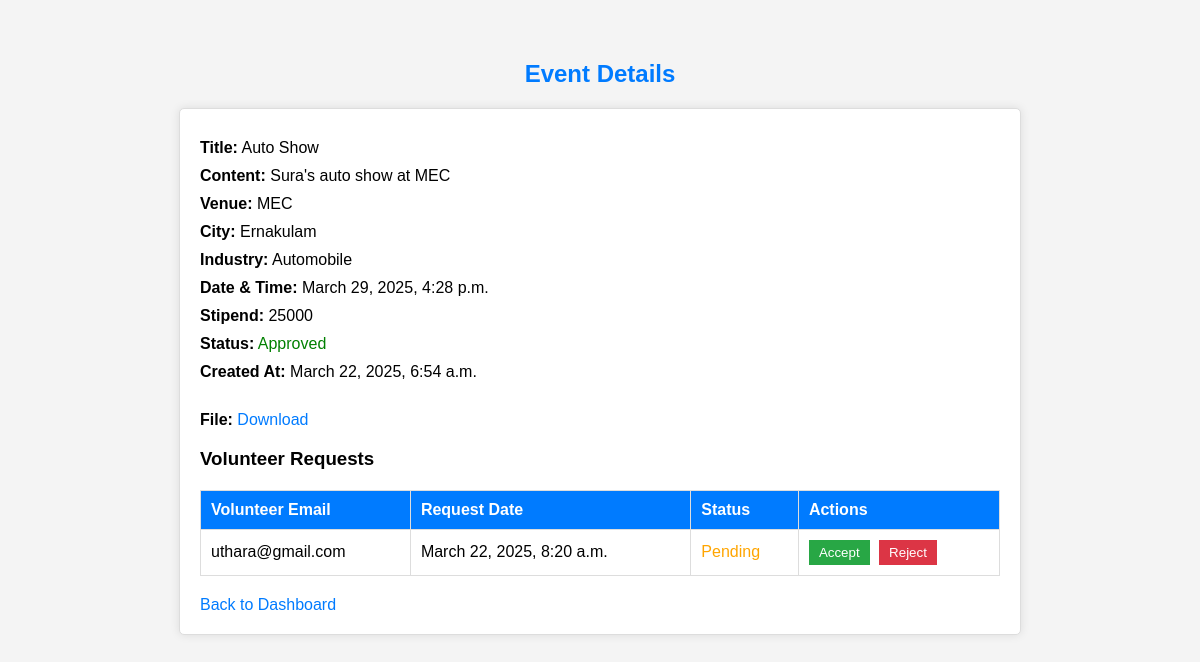
The page /User/event-detail/1/ (signed in) on the database as committed earlier.
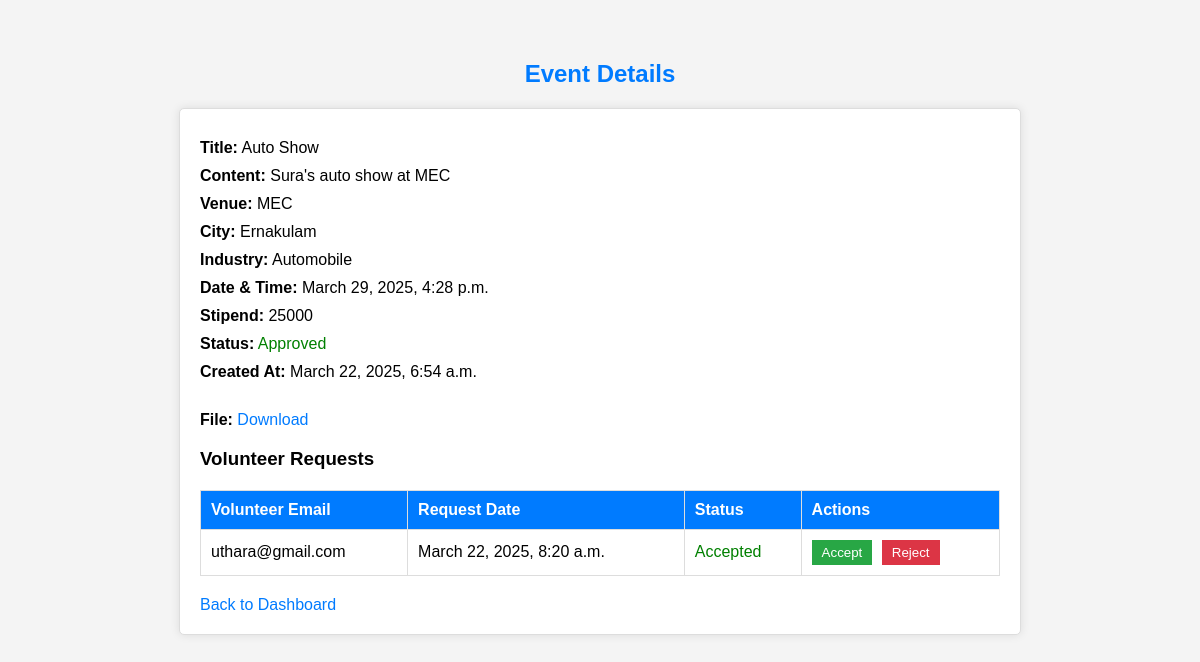
The same page on the database as committed later.
### User/models.py (models this page shows)
class tbl_request(models.Model):
    request_datetime = models.DateTimeField(auto_now_add=True)
    event = models.ForeignKey(tbl_event, on_delete=models.CASCADE, related_name='requests')
    user = models.ForeignKey(tbl_user, on_delete=models.CASCADE, related_name='volunteer_requests')
    request_status = models.IntegerField(default=0)

### Guest/models.py (models this page shows)
class tbl_user(models.Model):
    user_email = models.EmailField(max_length=50, unique=True)
    user_name = models.CharField(max_length=50, null=True, blank=True)
    user_username = models.CharField(max_length=50, null=True, blank=True)
    user_contact = models.CharField(max_length=10, null=True, blank=True)
    user_address = models.CharField(max_length=100, null=True, blank=True)
    user_password = models.CharField(max_length=128, null=True, blank=True)  # Store hashed password
    user_city = models.ForeignKey(tbl_city, on_delete=models.CASCADE, null=True)
    user_photo = models.FileField(upload_to='assets/File/user/', null=True, blank=True)
    user_gender = models.CharField(max_length=100, null=True, blank=True)
    user_bio = models.TextField(null=True, blank=True)
    user_links = models.TextField(null=True, blank=True)  # Store as JSON (GitHub, LinkedIn, etc.)
    user_degree_type = models.CharField(max_length=50, null=True, blank=True)
    user_institution = models.CharField(max_length=100, null=True, blank=True)
    user_field_of_study = models.CharField(max_length=100, null=True, blank=True)
    user_graduation_month = models.IntegerField(null=True, blank=True)  # Store as month number (1-12)
    user_graduation_year = models.IntegerField(null=True, blank=True)  # Store as year (YYYY)
    user_emergency_name = models.CharField(max_length=100, null=True, blank=True)
    user_emergency_phone = models.CharField(max_length=15, null=True, blank=True)
    user_organization_name = models.CharField(max_length=100, null=True, blank=True)
    user_job_title = models.CharField(max_length=100, null=True, blank=True)
    user_industry = models.CharField(max_length=100, null=True, blank=True)
    user_location = models.CharField(max_length=100, null=True, blank=True)
    user_official_address = models.CharField(max_length=200, null=True, blank=True)
    user_official_contact_number = models.CharField(max_length=15, null=True, blank=True)
    is_basic_profile_complete = models.BooleanField(default=False)
    is_volunteer_profile_complete = models.BooleanField(default=False)
    is_organizer_profile_complete = models.BooleanField(default=False)
    user_type = models.CharField(max_length=10, choices=USER_TYPES, default='volunteer')

### User/views.py (the view, shortened to what this page needs)
# urls.py: path('event-detail/<int:event_id>/', views.event_detail, name='event_detail'),
def event_detail(request, event_id):
    if 'u_id' not in request.session:
        return redirect('Guest:login')
    user = tbl_user.objects.get(id=request.session['u_id'])
    if user.user_type != "organizer":
        return redirect('Guest:user_who')
    try:
        event = tbl_event.objects.get(id=event_id, user=user)
    except tbl_event.DoesNotExist:
        return render(request, 'User/event_detail.html', {'error': "Event not found or you don’t have access."})
    requests = tbl_request.objects.filter(event=event).select_related('user')
    return render(request, 'User/event_detail.html', {
        'event': event,
        'requests': requests
    })

### User/templates/User/event_detail.html (shortened to what this page needs)
<!DOCTYPE html>
<html lang="en">
<head>
</head>
<body>
    <h2>Event Details</h2>
    {% if event %}
        <div class="event-details">
            <p><strong>Title:</strong> {{ event.event_title }}</p>
            <p><strong>Content:</strong> {{ event.event_content }}</p>
            <p><strong>Venue:</strong> {{ event.event_venue }}</p>
            <p><strong>City:</strong> {{ event.event_city.name }}</p>
            <p><strong>Industry:</strong> {{ event.industry.industry_name }}</p>
            <p><strong>Date & Time:</strong> {{ event.event_datetime }}</p>
            <p><strong>Stipend:</strong> {{ event.event_stipend }}</p>
            <p><strong>Status:</strong>
                <span class="{% if event.event_status == 0 %}status-pending{% elif event.event_status == 1 %}status-approved{% else %}status-rejected{% endif %}">
                    {% if event.event_status == 0 %}Pending{% elif event.event_status == 1 %}Approved{% else %}Rejected{% endif %}
                </span>
            </p>
            <p><strong>Created At:</strong> {{ event.event_created_at }}</p>
            <p><strong>File:</strong>
                {% if event.event_file %}
                    <a href="{{ event.event_file.url }}" target="_blank">Download</a>
                {% else %}
                    None
                {% endif %}
            </p>
            <h3>Volunteer Requests</h3>
            <table class="requests-table">
                <thead>
                    <tr>
                        <th>Volunteer Email</th>
                        <th>Request Date</th>
                        <th>Status</th>
                        <th>Actions</th>
                    </tr>
                </thead>
                <tbody>
                    {% for req in requests %}
                        <tr>
                            <td>{{ req.user.user_email }}</td>
                            <td>{{ req.request_datetime }}</td>
                            <td class="{% if req.request_status == 0 %}status-pending{% elif req.request_status == 1 %}status-approved{% else %}status-rejected{% endif %}">
                                {% if req.request_status == 0 %}Pending{% elif req.request_status == 1 %}Accepted{% else %}Rejected{% endif %}
                            </td>
                            <td>
                                <form method="post" style="display: inline;">
                                    <input type="submit" value="Accept" class="accept-btn">
                                </form>
                                <form method="post" style="display: inline;">
                                    <input type="submit" value="Reject" class="reject-btn">
                                </form>
                            </td>
                        </tr>
                    {% empty %}
                        <tr>
                            <td colspan="4">No volunteer requests yet.</td>
                        </tr>
                    {% endfor %}
                </tbody>
            </table>
            <a href="{% url 'User:organizer_dashboard' %}">Back to Dashboard</a>
        </div>
    {% endif %}
</body>
</html>

Rows that differ between the two databases and show on the page:
changed tbl_request "uthara@gmail.com": request_status "Pending" → "Accepted"
